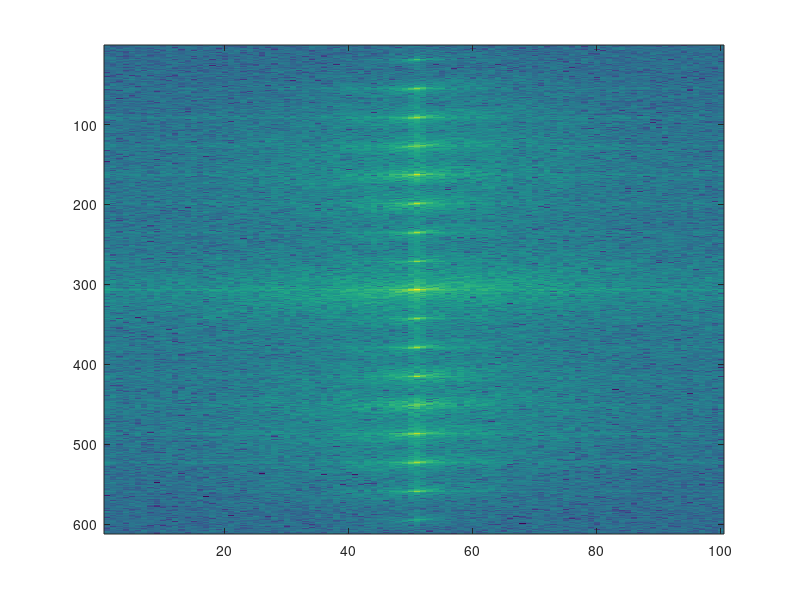
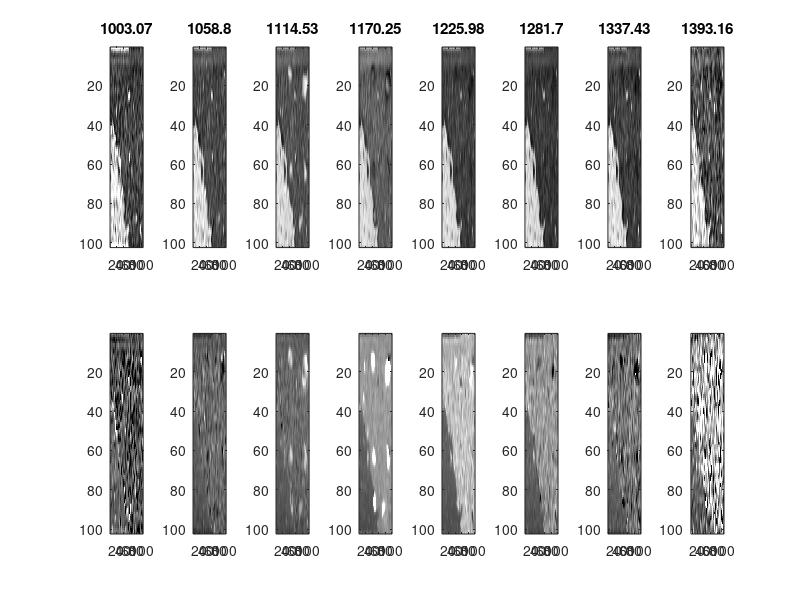

The MATLAB source for these figures, in order:
clear;

%% Load data
load( 'broadband_hologram_2b' ); % hologram data from paper
[Ny, Nx] = size(mat_holo);

% define normalization area
vec_norm_x = 4:11;    vec_norm_y = 87:94;


%% Parameters for reconstruction
Nd = 17; % number of interferogram points
Nterm = 8; % number of terms
filter_width_x = 1/1; filter_width_y = 1/(Nterm*4);

% resample final image in y to make image ~square, to compensate for 
% 6-times oversampling in y
resample = 1/6; 

% total interferogram length = step width * number of interferogram points
len_inter = 5.2779e-06 * Nd; 
% FFT bin (IR) frequency of the subsampled interferogram (assuming one 
% wrapping, adjust as necessry)
dec_freq = 0.01/(2*len_inter) *( (1:Nd)-1 + Nd )  ; % 
% IR frequency of the individual terms    
holo_freq = dec_freq(2:Nterm+1);



%% Preprocess data
% crop hologram to integer number of interferograms
Ny = floor(Ny/Nd)*Nd;     
mat_holo = mat_holo(1:Ny,:);
ky = Ny / (Nterm*2+1); kx = 0;
Nyresize = floor(Ny*resample);

%% Filtering in Fourier Space
mat_holo_fft = fftshift(fft2(mat_holo));
figure(1); imagesc(abs(mat_holo));
figure(1); imagesc(log10(abs(mat_holo_fft)));

% reconstruct and resize
[Ny, Nx] = size(mat_holo);
[X,Y] = meshgrid(1:Nx, 1:Ny);
sum_window = zeros(Ny,Nx);
mat_reco = zeros(Nyresize,Nx,Nterm);
for ct=1:Nterm
    windowX = Nx/2+ct*kx+1;
    windowY = Ny/2+(ct*ky+1);
    windowW = Nx*filter_width_x/1.0;
    windowH = Ny*filter_width_y/1.0;
    filter1 = 0.4 + 0.6 * cos( (Y-windowY) / windowH * pi*0.6 );
    filter2 = ( 0.4 + 0.6 * cos( (X-windowX) / windowW * pi*0.6 ) );
    mask1 = abs(Y-windowY) < windowH;
    mask2 = abs(X-windowX) < windowW;
    mat_window = filter1.*filter2.*mask1.*mask2;
    sum_window = sum_window + mat_window;
    mat_fft_filt = mat_holo_fft .* mat_window;
    mat_phasecorr= exp( -2*pi*1i*Y/Ny*(ct*ky) ) .* exp( -2*pi*1i*X/Nx*(ct*kx) );
    tmp = ifft2(fftshift(mat_fft_filt)) .* mat_phasecorr;;
    mat_reco(:,:,ct) = imresize( tmp,[Nyresize Nx]);
end

%normalize (e.g. on substrate as specified in vec_norm_y/x)
vec_ref = mean(mean(mat_reco(vec_norm_y,vec_norm_x,:),2),1);
holo_norm = bsxfun( @rdivide, mat_reco, vec_ref) ;


%% Plot data
%figure(2); imagesc(sum_window);

figure(3); clf;
for q=1:Nterm
subplot(2,Nterm,q); imagesc(abs(holo_norm(:,:,q))); caxis([0 1.2]); 
title(holo_freq(q));
subplot(2,Nterm,q+Nterm); imagesc(angle(holo_norm(:,:,q))); caxis([-0.5 1]); %caxis([-1 1]*1);
colormap 'gray';
end
